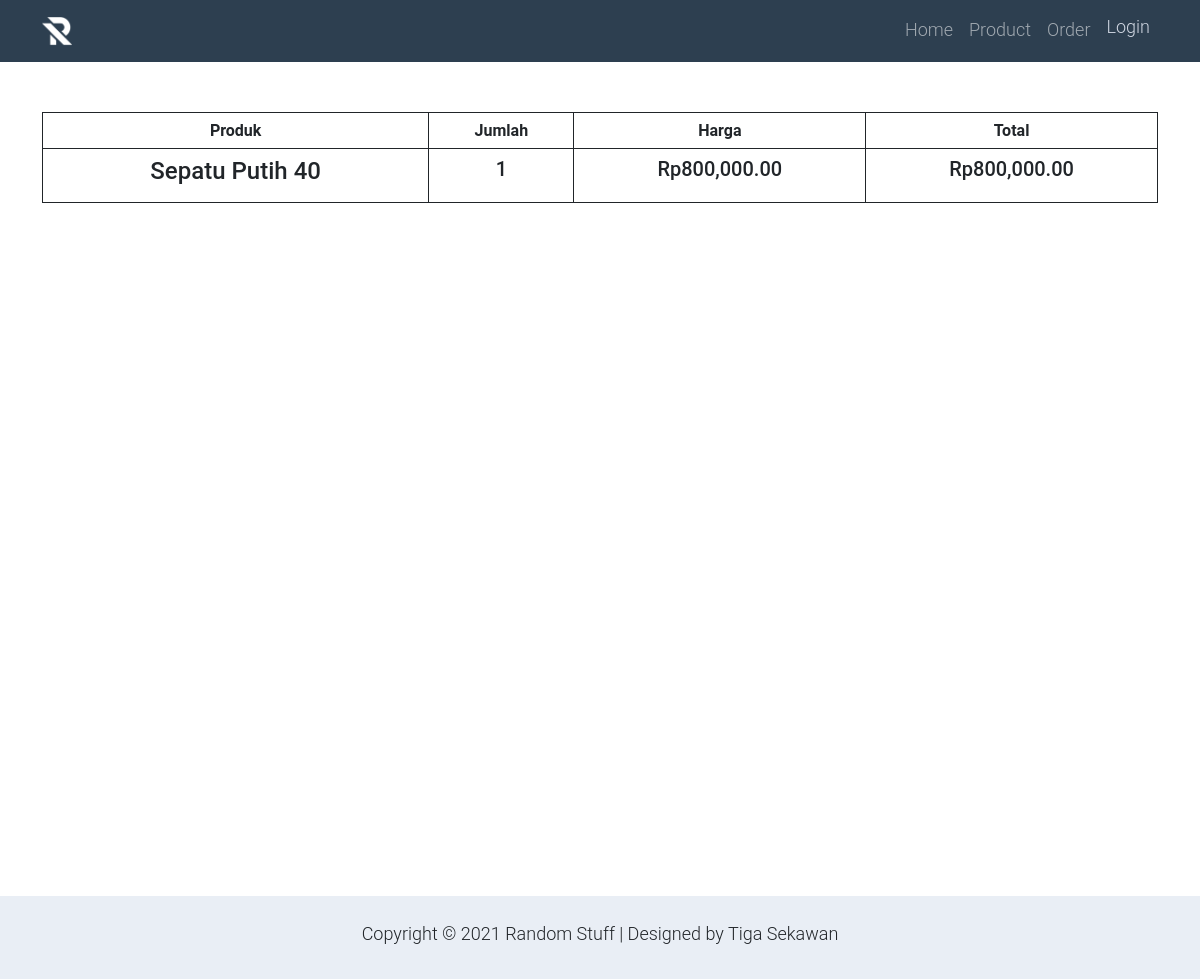
Screenshot of /detail-trans.php?id=1 with the database file from the repository.
### tables this page shows
CREATE TABLE `order_list` (
  `id_order` int(11) NOT NULL,
  `id_cust` int(11) NOT NULL,
  `total_item` int(11) NOT NULL,
  `total_bayar` float NOT NULL,
  `tgl_transaksi` date NOT NULL,
  `status` enum('Mengirim','Sudah Diterima') NOT NULL
);

CREATE TABLE `produk` (
  `id_prod` int(11) NOT NULL,
  `nama_prod` varchar(100) NOT NULL,
  `deskripsi` varchar(225) NOT NULL,
  `kode_prod` varchar(30) NOT NULL,
  `foto_prod` varchar(225) NOT NULL,
  `id_kategori` int(11) NOT NULL,
  `id_brand` int(11) NOT NULL,
  `id_admin` int(11) NOT NULL,
  `tgl_prod` date NOT NULL,
  `size` varchar(10) NOT NULL
);

CREATE TABLE `detail_order_list` (
  `id_detail` int(11) NOT NULL,
  `id_order` int(11) NOT NULL,
  `total_order` int(11) NOT NULL,
  `id_inventaris` int(11) NOT NULL,
  `jumlah` int(11) NOT NULL
);

CREATE TABLE `inventaris` (
  `id_inventaris` int(11) NOT NULL,
  `id_prod` int(11) NOT NULL,
  `id_vendor` int(11) NOT NULL,
  `id_store` int(11) NOT NULL,
  `stok` int(11) NOT NULL,
  `harga` float NOT NULL,
  `tgl_invent` date NOT NULL
);

### models/OrderList.php (called while the page is built, shortened)
<?php
    class OrderList extends Model{
        public function withDetail($id){
            $sql = "SELECT order_list.*, detail_order_list.*, inventaris.*, produk.nama_prod, customer.*, brand.nama_brand, kategori.nama_kategori FROM order_list
            JOIN detail_order_list ON detail_order_list.id_order = order_list.id_order
            JOIN customer ON customer.id_cust = order_list.id_cust
            JOIN inventaris ON inventaris.id_inventaris = detail_order_list.id_inventaris
            JOIN produk ON produk.id_prod = inventaris.id_prod
            JOIN brand ON brand.id_brand = produk.id_brand
            JOIN kategori ON kategori.id_kategori = produk.id_kategori
            WHERE order_list.id_order = $id";
            $query = $this->conn->query($sql);
            $rows = $query->fetchAll(PDO::FETCH_OBJ);
            return $rows;
        }
    }
    $orderList = new OrderList();
?>

### libraries/Database.php (called while the page is built, shortened)
<?php
    class Database{
        private $DB_HOST = 'localhost';
        private $DB_USER = 'root';
        private $DB_PASS = '';
        private $DB_NAME = 'random_stuff';
        public function __construct(){
            $this->conn = new PDO("mysql:host=" . $this->DB_HOST .";dbname=" . $this->DB_NAME, $this->DB_USER, $this->DB_PASS);
        }
    }
?>

### detail-trans.php (the view, shortened to what this page needs)
<?php
include "autoload.php";
require_once $BASE_URL . "/models/OrderList.php";
if(is_numeric($_GET['id'])){
    $id = $_GET['id'];
    $data = $orderList->withDetail($id);
}
else{
    header('location: index.php');
}
?>
<html lang="en">
    <head>
        <link rel="stylesheet" href="bootstrap/css2/bootstrap.css">
        <link rel="stylesheet" href="bootstrap/css2/bootstrap-grid.css">
        <link rel="stylesheet" href="bootstrap/css2/bootstrap.min.css">
        <link rel="stylesheet" href="bootstrap/css2/templatemo.css">
        <link rel="stylesheet" href="bootstrap/css2/custom.css">
        <link rel="stylesheet" href="bootstrap/css2/fontawesome.min.css">
    </head>
    <body>
        <?php
        include "header.php";
        ?>
        <div class="wrapper">
            <div class="container mt-5 pt-3 pb-5" align="center">
                <table class="col-7 mt-5 table table-bordered border-dark" >
                <tr style="text-align: center;">
                    <th>Produk</th>
                    <th>Jumlah</th>
                    <th>Harga</th>
                    <th>Total</th>
                </tr>
                <?php
                    foreach($data as $value){
                           $total = $value->jumlah * $value->harga;
                        ?>
                    <tr>
                        <td>
                            <h4 style="text-align: center;"><?= $value->nama_prod ?></h4>
                        </td>
                        <td style="text-align: center;"><h5><?= $value->jumlah ?></h4></td>
                        <td style="text-align: center;"><h5>Rp<?= number_format($value->harga, 2) ?></h5></td>
                        <td style="text-align: center;"><h5>Rp<?= number_format($total, 2) ?></h5></td>
                    </tr>
                    <?php
                    }
                    ?>
                </table>
            </div>
        </div>
        <footer class="bg-dark mt-5" id="tempaltemo_footer">
         <div class="w-100 bg-light py-3">
              <div class="container">
                  <div class="row pt-2">
                      <div class="col-12">
                          <p class="text-center text-black">
                              Copyright &copy; 2021 Random Stuff
                              | Designed by Tiga Sekawan
                          </p>
                      </div>
                  </div>
              </div>
          </div>
        </footer>
    </body>
</html>

### rows the page displays
order_list: produk.nama_prod "Sepatu Putih 40", detail_order_list.jumlah "1", inventaris.harga "800,000.00", detail_order_list.jumlah "800,000.00"
